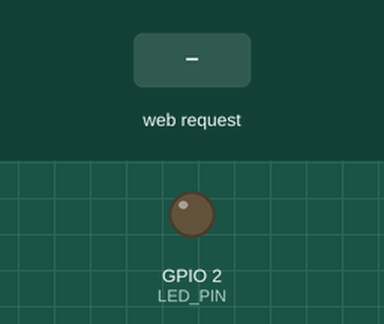
The sketch below on a simulated ESP32. Parts: output pins drawn as LEDs (lit = HIGH). Inputs (shaded band) come from the test bench. WiFi joins after 1.5 s; servers stay silent unless stated; what the sketch prints to the serial monitor is not drawn.

Above: at 2.8 s.
2.9 s: HTTP request GET /set?value=1 received
At 3.9 s:
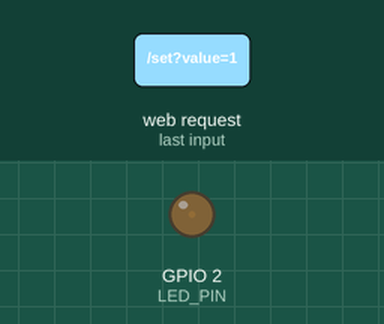
4.4 s: HTTP request GET /set?value=120 received
At 5.1 s:
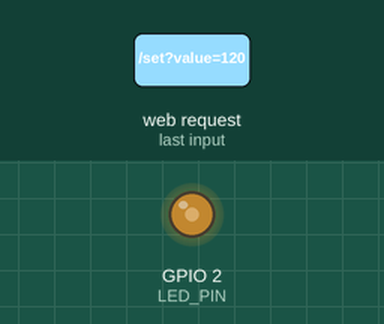
Timing chart, 0 to 7.4 s (numbered marks = the images above; inputs shaded):
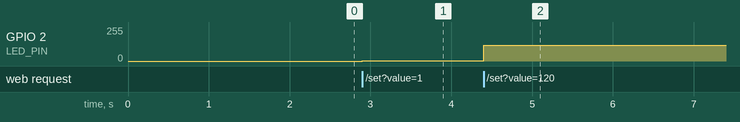

Measured:
- after the input at 2.9 s, GPIO 2 (LED_PIN): 0/255 → 1/255 at once
- after the input at 4.4 s, GPIO 2 (LED_PIN): 1/255 → 120/255 at once

The sketch:

ex07.ino
```cpp
#include <WiFi.h>
#include <WebServer.h>

// ========== 用户配置区域 ==========
const char* ssid = "你的WiFi名称";      // 修改为你的WiFi名称
const char* password = "你的WiFi密码";  // 修改为你的WiFi密码
const int LED_PIN = 2;
// ==================================

WebServer server(80);
int currentDuty = 0;  // 当前亮度值 (0-255)

// 处理根路径请求：返回带有滑动条的HTML页面
void handleRoot() {
  String html = R"rawliteral(
<!DOCTYPE html>
<html lang="zh-CN">
<head>
  <meta charset="UTF-8">
  <meta name="viewport" content="width=device-width, initial-scale=1.0, user-scalable=yes">
  <title>ESP32 PWM LED控制</title>
  <style>
    body {
      font-family: 'Segoe UI', Tahoma, Geneva, Verdana, sans-serif;
      text-align: center;
      margin-top: 60px;
      background-color: #f5f5f5;
      color: #333;
    }
    .container {
      background: white;
      max-width: 500px;
      margin: 0 auto;
      padding: 30px 20px;
      border-radius: 20px;
      box-shadow: 0 4px 15px rgba(0,0,0,0.1);
    }
    h1 {
      font-size: 1.8rem;
      color: #0077ff;
    }
    .slider-label {
      font-size: 1.2rem;
      margin: 20px 0 10px;
    }
    input[type=range] {
      width: 80%;
      height: 8px;
      -webkit-appearance: none;
      background: #ddd;
      border-radius: 5px;
      outline: none;
    }
    input[type=range]::-webkit-slider-thumb {
      -webkit-appearance: none;
      width: 24px;
      height: 24px;
      background: #0077ff;
      border-radius: 50%;
      cursor: pointer;
      box-shadow: 0 1px 3px rgba(0,0,0,0.2);
    }
    .brightness-value {
      font-size: 1.5rem;
      font-weight: bold;
      margin: 15px 0;
      color: #0077ff;
    }
    .note {
      font-size: 0.85rem;
      color: #777;
      margin-top: 25px;
      border-top: 1px solid #eee;
      padding-top: 15px;
    }
  </style>
</head>
<body>
<div class="container">
  <h1>🎚️ PWM 呼吸灯控制</h1>
  <p>拖动滑条实时改变 LED 亮度</p>
  <div class="slider-label">亮度调节 (0 ~ 255)</div>
  <input type="range" id="brightnessSlider" min="0" max="255" value=")rawliteral";
  html += String(currentDuty);          // 插入当前亮度值
  html += R"rawliteral(" step="1">
  <div class="brightness-value">
    当前亮度: <span id="brightnessSpan">)rawliteral";
  html += String(currentDuty);
  html += R"rawliteral(</span>
  </div>
  <div class="note">
    💡 提示：拖动滑条时，ESP32 板载 LED 亮度会同步变化<br>
    基于 PWM 脉冲宽度调制技术
  </div>
</div>

<script>
  const slider = document.getElementById('brightnessSlider');
  const span = document.getElementById('brightnessSpan');

  // 更新页面显示并发送请求到ESP32
  function updateBrightness(value) {
    span.innerText = value;
    // 使用 fetch 发送 GET 请求，实时将数值传给服务器
    fetch('/set?value=' + value)
      .then(response => {
        if (!response.ok) {
          console.warn('请求失败:', response.status);
        }
      })
      .catch(error => console.error('网络错误:', error));
  }

  // 监听滑动条的 input 事件（实时拖动）
  slider.addEventListener('input', function() {
    const val = this.value;
    updateBrightness(val);
  });
</script>
</body>
</html>
)rawliteral";

  server.send(200, "text/html; charset=utf-8", html);
}

// 处理 /set 请求：解析参数并设置PWM占空比
void handleSet() {
  if (server.hasArg("value")) {
    int newValue = server.arg("value").toInt();
    // 限制范围 0-255
    newValue = constrain(newValue, 0, 255);
    if (newValue != currentDuty) {
      currentDuty = newValue;
      ledcWrite(LED_PIN, currentDuty);   // 更新PWM输出
      Serial.print("PWM亮度已设置为: ");
      Serial.println(currentDuty);
    }
    // 返回简单文本表示成功
    server.send(200, "text/plain", "OK");
  } else {
    server.send(400, "text/plain", "Missing parameter: value");
  }
}

void setup() {
  Serial.begin(115200);
  delay(100);

  // 配置LED引脚为PWM输出
  // 频率 5000Hz, 分辨率 8位 (0-255)
  ledcAttach(LED_PIN, 5000, 8);
  ledcWrite(LED_PIN, 0);   // 初始亮度为0（熄灭）

  // 连接WiFi
  WiFi.begin(ssid, password);
  Serial.print("正在连接WiFi");
  while (WiFi.status() != WL_CONNECTED) {
    delay(500);
    Serial.print(".");
  }
  Serial.println("\nWiFi连接成功");
  Serial.print("ESP32 IP地址: ");
  Serial.println(WiFi.localIP());

  // 配置Web服务器路由
  server.on("/", handleRoot);
  server.on("/set", handleSet);
  server.begin();
  Serial.println("HTTP服务器已启动");
}

void loop() {
  server.handleClient();
}
```
